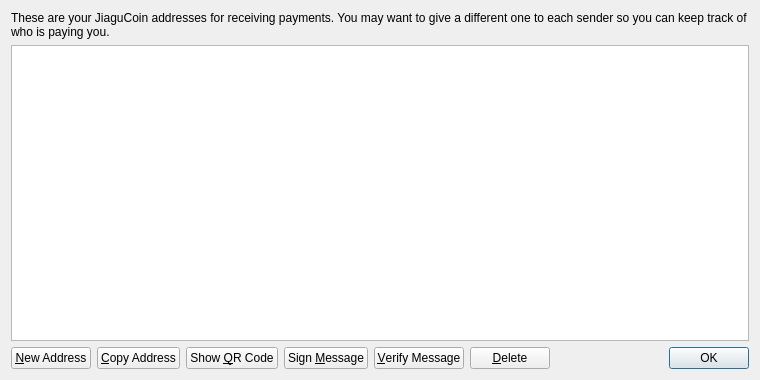
<?xml version="1.0" encoding="UTF-8"?>
<ui version="4.0">
 <class>AddressBookPage</class>
 <widget class="QWidget" name="AddressBookPage">
  <property name="geometry">
   <rect>
    <x>0</x>
    <y>0</y>
    <width>760</width>
    <height>380</height>
   </rect>
  </property>
  <property name="windowTitle">
   <string>Address Book</string>
  </property>
  <layout class="QVBoxLayout" name="verticalLayout">
   <item>
    <widget class="QLabel" name="labelExplanation">
     <property name="text">
      <string>These are your JiaguCoin addresses for receiving payments. You may want to give a different one to each sender so you can keep track of who is paying you.</string>
     </property>
     <property name="textFormat">
      <enum>Qt::PlainText</enum>
     </property>
     <property name="wordWrap">
      <bool>true</bool>
     </property>
    </widget>
   </item>
   <item>
    <widget class="QTableView" name="tableView">
     <property name="contextMenuPolicy">
      <enum>Qt::CustomContextMenu</enum>
     </property>
     <property name="toolTip">
      <string>Double-click to edit address or label</string>
     </property>
     <property name="tabKeyNavigation">
      <bool>false</bool>
     </property>
     <property name="selectionMode">
      <enum>QAbstractItemView::SingleSelection</enum>
     </property>
     <property name="selectionBehavior">
      <enum>QAbstractItemView::SelectRows</enum>
     </property>
     <property name="sortingEnabled">
      <bool>true</bool>
     </property>
     <attribute name="verticalHeaderVisible">
      <bool>false</bool>
     </attribute>
    </widget>
   </item>
   <item>
    <layout class="QHBoxLayout" name="horizontalLayout">
     <item>
      <widget class="QPushButton" name="newAddressButton">
       <property name="toolTip">
        <string>Create a new address</string>
       </property>
       <property name="text">
        <string>&amp;New Address</string>
       </property>
      </widget>
     </item>
     <item>
      <widget class="QPushButton" name="copyToClipboard">
       <property name="toolTip">
        <string>Copy the currently selected address to the system clipboard</string>
       </property>
       <property name="text">
        <string>&amp;Copy Address</string>
       </property>
      </widget>
     </item>
     <item>
      <widget class="QPushButton" name="showQRCode">
       <property name="text">
        <string>Show &amp;QR Code</string>
       </property>
      </widget>
     </item>
     <item>
      <widget class="QPushButton" name="signMessage">
       <property name="toolTip">
        <string>Sign a message to prove you own a JiaguCoin address</string>
       </property>
       <property name="text">
        <string>Sign &amp;Message</string>
       </property>
      </widget>
     </item>
     <item>
      <widget class="QPushButton" name="verifyMessage">
       <property name="toolTip">
        <string>Verify a message to ensure it was signed with a specified JiaguCoin address</string>
       </property>
       <property name="text">
        <string>&amp;Verify Message</string>
       </property>
      </widget>
     </item>
     <item>
      <widget class="QPushButton" name="deleteButton">
       <property name="toolTip">
        <string>Delete the currently selected address from the list</string>
       </property>
       <property name="text">
        <string>&amp;Delete</string>
       </property>
      </widget>
     </item>
     <item>
      <spacer name="horizontalSpacer">
       <property name="orientation">
        <enum>Qt::Horizontal</enum>
       </property>
       <property name="sizeHint" stdset="0">
        <size>
         <width>40</width>
         <height>20</height>
        </size>
       </property>
      </spacer>
     </item>
     <item>
      <widget class="QDialogButtonBox" name="buttonBox">
       <property name="sizePolicy">
        <sizepolicy hsizetype="Maximum" vsizetype="Fixed">
         <horstretch>0</horstretch>
         <verstretch>0</verstretch>
        </sizepolicy>
       </property>
       <property name="standardButtons">
        <set>QDialogButtonBox::Ok</set>
       </property>
      </widget>
     </item>
    </layout>
   </item>
  </layout>
 </widget>
 <resources>
  <include location="../bitcoin.qrc"/>
 </resources>
 <connections/>
</ui>
